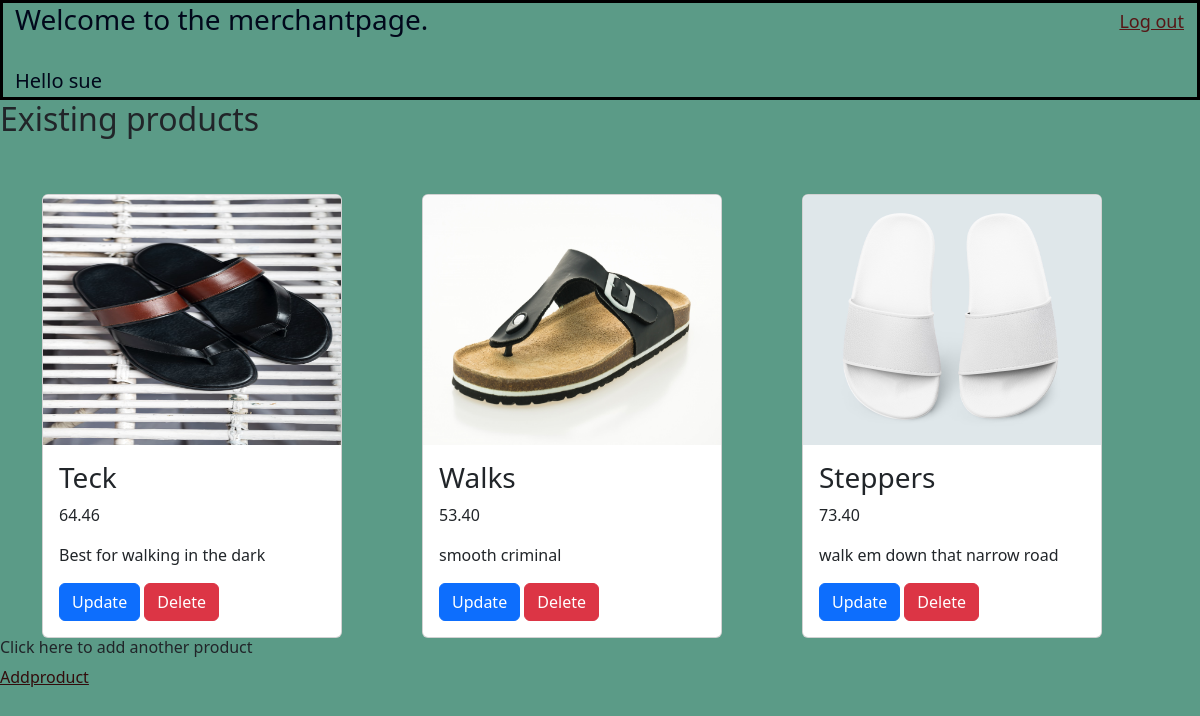
Page /productlist (signed in) on the committed database.
### polls/models.py (models this page shows)
class Product(models.Model):
    owner = models.ForeignKey(User, on_delete=models.CASCADE, blank=True, null=True)
    name = models.CharField(max_length=50)
    description = models.TextField(max_length=250, blank=True, null=True)
    price = models.DecimalField(default=0, decimal_places=2, max_digits=7)
    image = models.ImageField(upload_to='mystatic/img', blank=False)
    image2 = models.ImageField(upload_to='mystatic/img', blank=True)
    image3 = models.ImageField(upload_to='mystatic/img', blank=True)
    model=models.CharField(max_length=10, blank=True, null=True)
    specs =models.TextField(max_length=200, blank=True, null=True)
    category = models.ForeignKey(Category, on_delete=models.SET_NULL, null=True, related_name='products')
    def __str__(self):
        return self.name
    class Meta:
        verbose_name_plural = 'Product'

### polls/views.py (the view)
# urls.py: path('productlist', Productlist, name='productlist'),
@login_required(login_url='polls:signin')
def Productlist(request):
    user= request.user
    merchantgroup=user.groups.all() #lists all the groups
    group_names = []
    for group in merchantgroup:
        group_names.append(group.name)
    products = Product.objects.filter(owner =request.user)
    return render(request, 'productlist.html',{'products': products, 'group_names':group_names}, )

### polls/templates/productlist.html (shortened to what this page needs)
<!DOCTYPE html>
<html lang="en">
<head>
  <link href="https://cdn.jsdelivr.net/npm/bootstrap@5.3.1/dist/css/bootstrap.min.css" rel="stylesheet">
</head>
<body style="background-color: #5b9b87;">
  <div class="container-fluid" style="color:#01081b;height:100px; border: 3px solid #000;;">
    <h3> Welcome to the merchantpage.</h3> <br>
    <h5>Hello {{ user }}</h5>
    <div class="topright" style="position: absolute; top: 8px; right: 16px;font-size: 18px;">
      <a href="{% url 'polls:logout'%}" class="signup-tag" style="color: #571616;"> Log out</a></div>
  </div>
  <h2>Existing  products</h2><br><br>
  {% if "Merchant" in group_names %}
  <div class="container sandal-list">
    <div class="row">
    {% for product in products %}
    <div class="col-sm-4" >
      <div class="card" style="width:300px" >
        <img class="card-img-top sandal-img" src="{{ product.image.url }}" height="250px" >
        <div class="card-body">
          <h3>{{ product }}</h3>
          <p class="card-text">{{ product.price }}</p>
          <p class="card-text">{{ product.description }}</p>
          <a href="{% url 'polls:update' product.id %}"   class="btn btn-primary">Update</a>
          <a href="{% url 'polls:delete' product.id %}"   class="btn btn-danger">Delete</a>
        </div>
      </div>
    </div>
            {% empty %}
              <H3> No products added yet. </H3>
                  {% endfor %}
    </div>
  </div>
  <h6>Click here to add another product</h6><a style="color: #330c0c;"
    href="{% url 'polls:addproduct' %}">Addproduct</a>
  {% else %}
  <div class="alert alert-danger alert-dismissible">
    <strong>Warning!</strong> This page is only authorized for Merchants only.
  </div>
  Click here to go back to homepage <a href="{% url 'polls:home' %}">Homepage</a>
  {% endif %}
</body>
</html>

### rows in the picture
Product: image (picture), name "Teck", price "64.46", description "Best for walking in the dark"
Product: image (picture), name "Walks", price "53.40", description "smooth criminal"
Product: image (picture), name "Steppers", price "73.40", description "walk em down that narrow road"

### other values in the picture
{{ user }} "sue"
